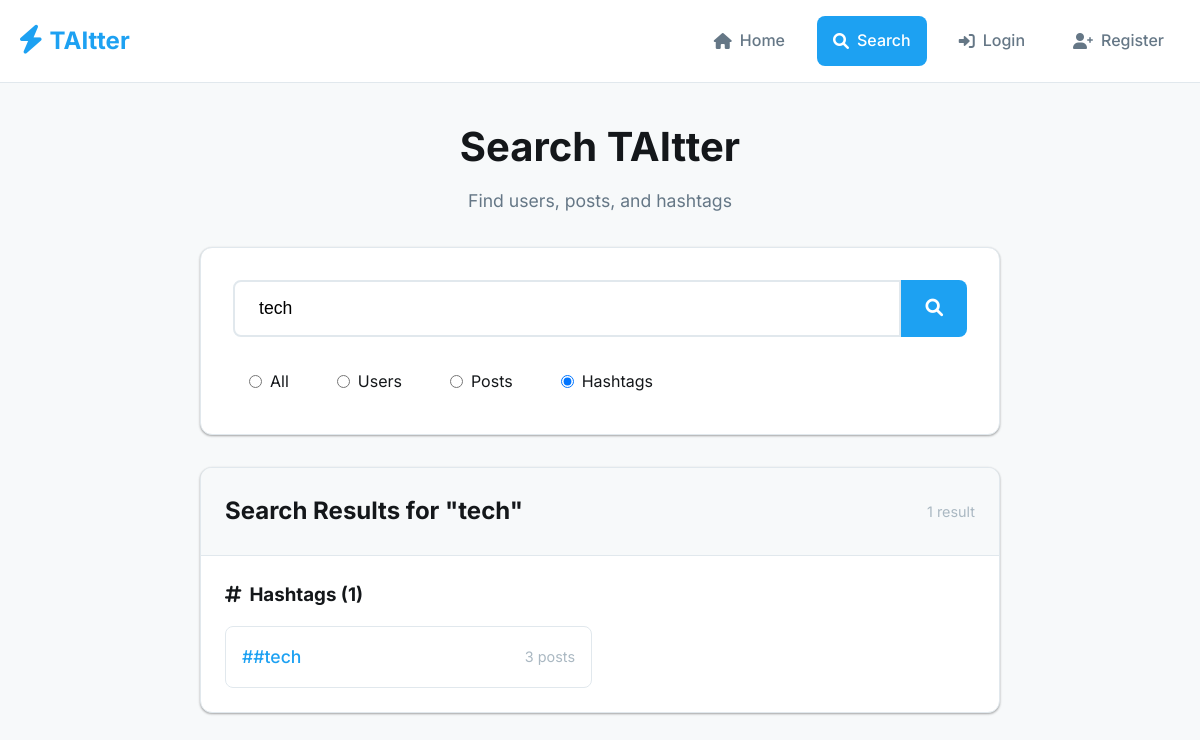
Page /search.php?q=tech&type=hashtags on the earlier database version.
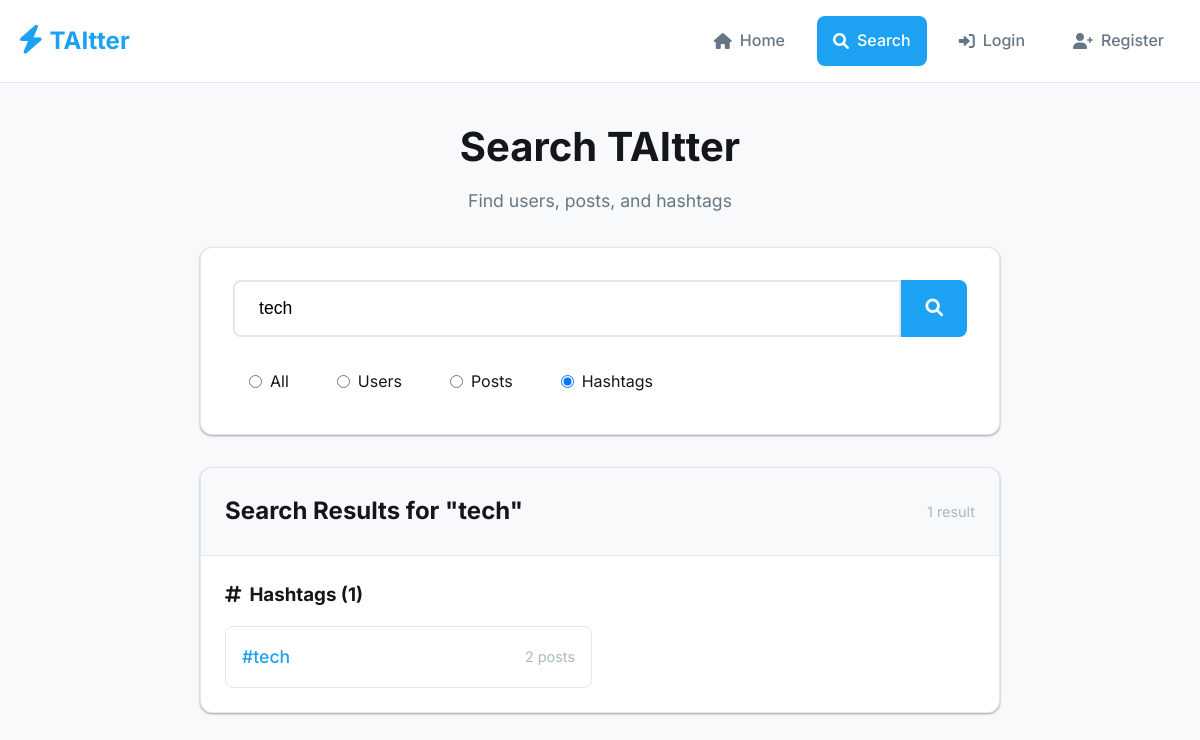
Same page on the later database version.
### tables this page shows
CREATE TABLE hashtags (
    id INT PRIMARY KEY AUTO_INCREMENT,
    tag VARCHAR(50) UNIQUE NOT NULL,
    created_at TIMESTAMP DEFAULT CURRENT_TIMESTAMP
);

### models/Hashtag.php (called while the page is built, shortened)
<?php
class Hashtag {
    private $conn;
    private $table_name = "hashtags";
    public function __construct($db) {
        $this->conn = $db;
    }
    public function search($search_term, $limit = 10) {
        $query = "SELECT h.id, h.tag, h.created_at, COUNT(ph.post_id) as post_count
                  FROM " . $this->table_name . " h
                  LEFT JOIN post_hashtags ph ON h.id = ph.hashtag_id
                  WHERE h.tag LIKE :search_term
                  GROUP BY h.id, h.tag, h.created_at
                  ORDER BY post_count DESC, h.tag ASC
                  LIMIT :limit";
        $stmt = $this->conn->prepare($query);
        $search_term = "%" . $search_term . "%";
        $stmt->bindParam(":search_term", $search_term);
        $stmt->bindParam(":limit", $limit, PDO::PARAM_INT);
        $stmt->execute();
        return $stmt->fetchAll(PDO::FETCH_ASSOC);
    }
}
?>

### search.php (the view, shortened to what the changed rows need)
<?php
require_once 'config/database.php';
require_once 'models/Hashtag.php';
$database = new Database();
$db = $database->getConnection();
$hashtag = new Hashtag($db);
$search_query = $_GET['q'] ?? '';
$search_type = $_GET['type'] ?? 'all';
$hashtags = [];
if(!empty($search_query)) {
    switch($search_type) {
        case 'hashtags':
            $hashtags = $hashtag->search($search_query, 20);
            break;
    }
}
?>
<!DOCTYPE html>
<html lang="en">
<head>
    <link rel="stylesheet" href="assets/css/style.css">
    <link href="https://cdnjs.cloudflare.com/ajax/libs/font-awesome/6.0.0/css/all.min.css" rel="stylesheet">
</head>
<body>
    <div class="app-container">
        <main class="main">
            <div class="container">
                <div class="search-container">
                    <div class="search-header">
                        <h1>Search TAItter</h1>
                    </div>
                    <?php if(!empty($search_query)): ?>
                        <div class="search-results">
                            <div class="results-header">
                                <h2>Search Results for "<?php echo htmlspecialchars($search_query); ?>"</h2>
                            </div>
                            <?php if(($search_type === 'all' || $search_type === 'hashtags') && !empty($hashtags)): ?>
                                <div class="results-section">
                                    <div class="hashtags-grid">
                                        <?php foreach($hashtags as $hashtag_result): ?>
                                            <div class="hashtag-card">
                                                <a href="hashtag.php?tag=<?php echo urlencode($hashtag_result['tag']); ?>"
                                                   class="hashtag-link">#<?php echo htmlspecialchars($hashtag_result['tag']); ?></a>
                                                <span class="hashtag-count"><?php echo $hashtag_result['post_count']; ?> posts</span>
                                            </div>
                                        <?php endforeach; ?>
                                    </div>
                                </div>
                            <?php endif; ?>
                        </div>
                    <?php endif; ?>
                </div>
            </div>
        </main>
    </div>
</body>
</html>

Differences in the rows shown:
no longer on this page (row edited): hashtags: tag "#tech", post_count "3"
now on this page (row edited): hashtags: tag "tech", post_count "2"
